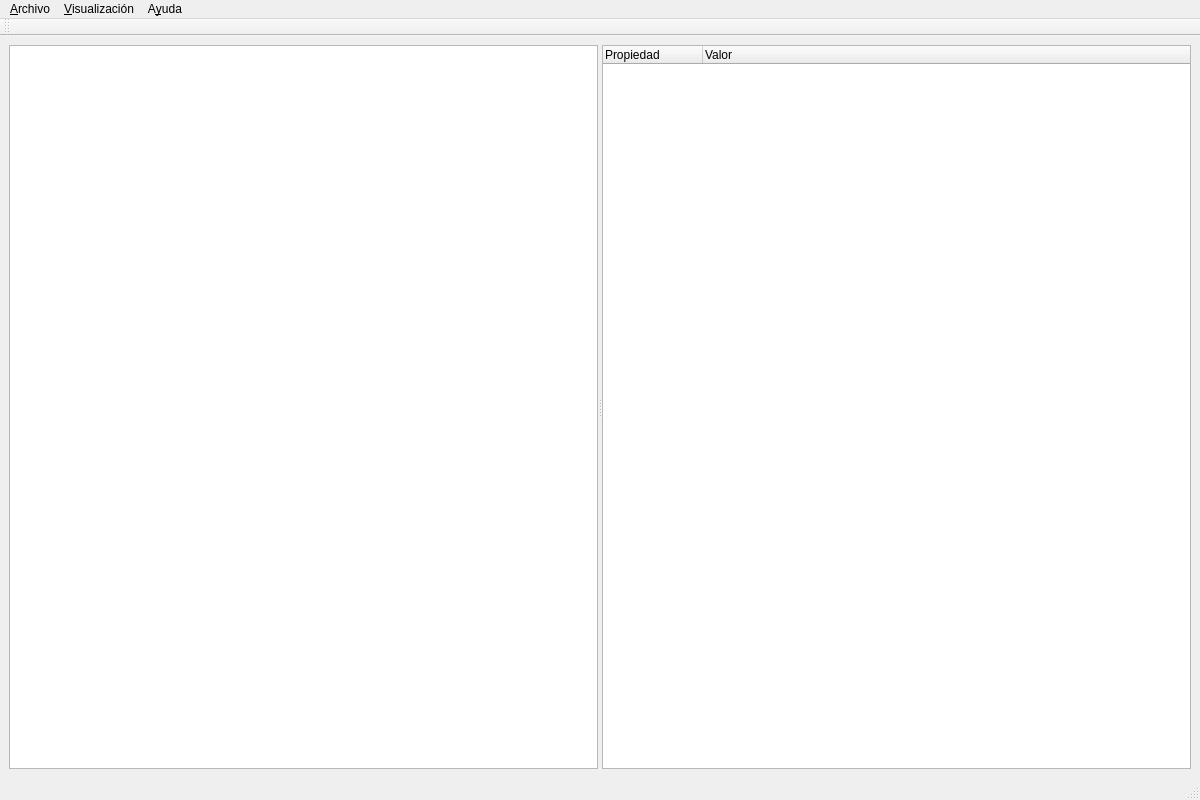
<?xml version="1.0" encoding="UTF-8"?>
<ui version="4.0">
 <class>MainWindow</class>
 <widget class="QMainWindow" name="MainWindow">
  <property name="geometry">
   <rect><x>0</x><y>0</y><width>1200</width><height>800</height></rect>
  </property>
  <property name="windowTitle"><string>Sólo otro simple visor de metadatos</string></property>
  <widget class="QWidget" name="centralwidget">
   <layout class="QHBoxLayout" name="horizontalLayout">
    <item>
     <widget class="QSplitter" name="splitter">
      <property name="orientation"><enum>Qt::Horizontal</enum></property>
      <widget class="GraphicsViewZoom" name="graphicsView"/>
      <widget class="QTreeWidget" name="treeMetadata">
       <column><property name="text"><string>Propiedad</string></property></column>
       <column><property name="text"><string>Valor</string></property></column>
      </widget>
     </widget>
    </item>
   </layout>
  </widget>
  <widget class="QMenuBar" name="menubar">
   <widget class="QMenu" name="menuArchivo">
    <property name="title"><string>&amp;Archivo</string></property>
    <addaction name="actionOpen"/>
    <addaction name="actionClose"/>
    <addaction name="separator"/>
    <addaction name="actionPrintImage"/>
    <addaction name="actionPrintMetadata"/>
    <addaction name="actionExportMetadata"/>
    <addaction name="separator"/>
    <addaction name="actionQuit"/>
   </widget>
   <widget class="QMenu" name="menuVisualizacion">
    <property name="title"><string>&amp;Visualización</string></property>
    <addaction name="actionNextImage"/>
    <addaction name="actionPreviousImage"/>
    <addaction name="separator"/>
    <addaction name="actionZoomIn"/>
    <addaction name="actionZoomOut"/>
    <addaction name="actionZoomReset"/>
    <addaction name="separator"/>
    <addaction name="actionRotateRight"/>
    <addaction name="actionRotateLeft"/>
    <addaction name="separator"/>
    <addaction name="actionFullscreen"/>
    <addaction name="actionPresentation"/>
    <addaction name="separator"/>
    <addaction name="actionToggleMetadata"/>
   </widget>
   <widget class="QMenu" name="menuAyuda">
    <property name="title"><string>A&amp;yuda</string></property>
    <addaction name="actionShortcuts"/>
    <addaction name="actionAbout"/>
   </widget>
   <addaction name="menuArchivo"/>
   <addaction name="menuVisualizacion"/>
   <addaction name="menuAyuda"/>
  </widget>
  <widget class="QToolBar" name="toolBar">
   <property name="windowTitle"><string>Barra de herramientas</string></property>
   <attribute name="toolBarArea"><enum>TopToolBarArea</enum></attribute>
   <attribute name="toolBarBreak"><bool>false</bool></attribute>
  </widget>
  <widget class="QStatusBar" name="statusbar"/>

  <!-- ============ Acciones del menú Archivo ============ -->
  <action name="actionOpen">
   <property name="text"><string>&amp;Abrir...</string></property>
   <property name="shortcut"><string>Ctrl+O</string></property>
  </action>
  <action name="actionClose">
   <property name="text"><string>&amp;Cerrar</string></property>
   <property name="shortcut"><string>Ctrl+W</string></property>
  </action>
  <action name="actionQuit">
   <property name="text"><string>&amp;Salir</string></property>
   <property name="shortcut"><string>Ctrl+Q</string></property>
  </action>
  <action name="actionPrintImage">
   <property name="text"><string>&amp;Imprimir imagen...</string></property>
   <property name="enabled"><bool>false</bool></property>
  </action>
  <action name="actionPrintMetadata">
   <property name="text"><string>Imprimir &amp;metadatos...</string></property>
   <property name="enabled"><bool>false</bool></property>
  </action>
  <action name="actionExportMetadata">
   <property name="text"><string>&amp;Exportar metadatos...</string></property>
   <property name="shortcut"><string>Ctrl+E</string></property>
   <property name="enabled"><bool>false</bool></property>
   <property name="toolTip"><string>Guardar los metadatos de la imagen actual en un archivo de texto</string></property>
  </action>

  <!-- ============ Acciones del menú Visualización ============ -->
  <action name="actionNextImage">
   <property name="text"><string>Imagen &amp;siguiente</string></property>
   <property name="shortcut"><string>Space</string></property>
  </action>
  <action name="actionPreviousImage">
   <property name="text"><string>Imagen &amp;anterior</string></property>
   <property name="shortcut"><string>Backspace</string></property>
  </action>
  <action name="actionZoomIn">
   <property name="text"><string>&amp;Acercar</string></property>
  </action>
  <action name="actionZoomOut">
   <property name="text"><string>&amp;Alejar</string></property>
  </action>
  <action name="actionZoomReset">
   <property name="text"><string>&amp;Ajustar a ventana</string></property>
   <property name="shortcut"><string>Ctrl+0</string></property>
  </action>
  <action name="actionRotateRight">
   <property name="text"><string>Rotar 90º a la &amp;derecha</string></property>
   <property name="shortcut"><string>R</string></property>
  </action>
  <action name="actionRotateLeft">
   <property name="text"><string>Rotar 90º a la &amp;izquierda</string></property>
   <property name="shortcut"><string>Shift+R</string></property>
  </action>
  <action name="actionFullscreen">
   <property name="text"><string>Modo &amp;pantalla completa</string></property>
   <property name="shortcut"><string>F11</string></property>
  </action>
  <action name="actionPresentation">
   <property name="text"><string>Modo prese&amp;ntación</string></property>
   <property name="shortcut"><string>F5</string></property>
   <property name="checkable"><bool>true</bool></property>
  </action>
  <action name="actionToggleMetadata">
   <property name="text"><string>Mostrar &amp;metadatos</string></property>
   <property name="shortcut"><string>M</string></property>
   <property name="checkable"><bool>true</bool></property>
   <property name="checked"><bool>true</bool></property>
  </action>

  <!-- ============ Acciones del menú Ayuda ============ -->
  <action name="actionShortcuts">
   <property name="text"><string>&amp;Atajos de teclado</string></property>
   <property name="shortcut"><string>F1</string></property>
  </action>
  <action name="actionAbout">
   <property name="text"><string>Acerca de...</string></property>
  </action>
 </widget>
 <resources/>
 <connections/>
 <customwidgets>
  <customwidget>
   <class>GraphicsViewZoom</class>
   <extends>QGraphicsView</extends>
   <header>graphicsviewzoom.h</header>
  </customwidget>
 </customwidgets>
</ui>
